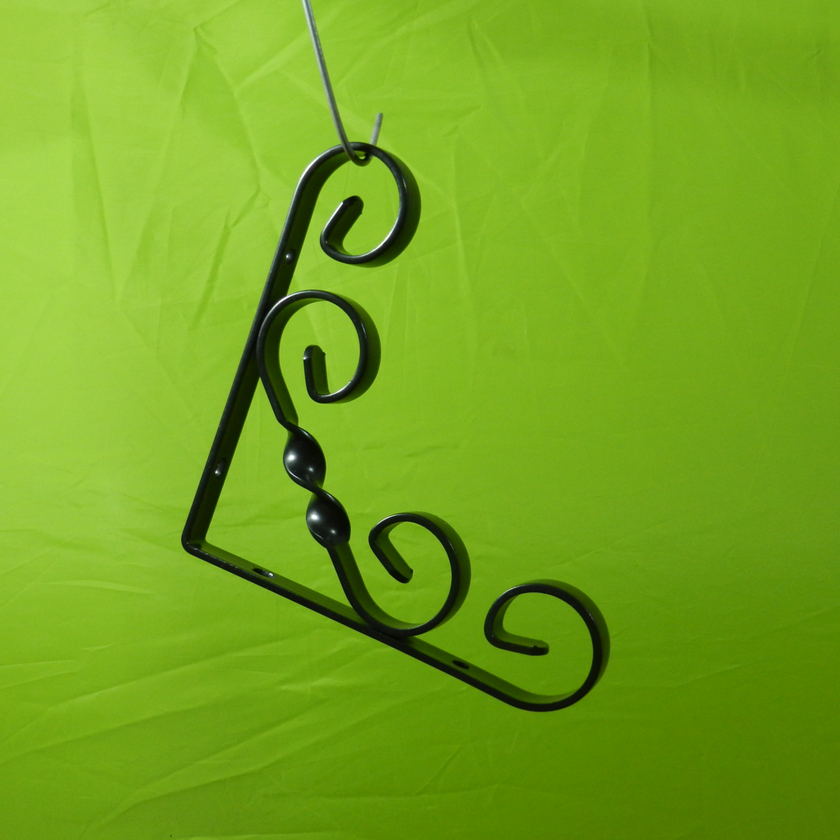
%> input picture MPDD/bracket_black/test/good/001.png, 840 x 840 px, shrunk from 1024 x 1024 before the run
$ octave --eval "result = colorAnomalyDetection(imread('MPDD/bracket_black/test/good/001.png'));"   (GNU Octave 9; MATLAB toolbox functions it lacks are replaced by stand-ins)
%> lines starting %> are read from the running program, lines starting %| are printed output that depends on the picture; in (x1, y1, x2, y2) boxes, pixels count from 0 and x2, y2 are one past the last pixel; in counts of white or black regions, pixels touching at a corner belong together; the program's own positions count from 1
function [numColorAnomalies, colorStats] = colorAnomalyDetection(img)

    hsvImg = rgb2hsv(img);
%> hsvImg: size 840x840x3 double; mean H, S, V 0.228, 0.826, 0.649
    hChannel = hsvImg(:,:,1);
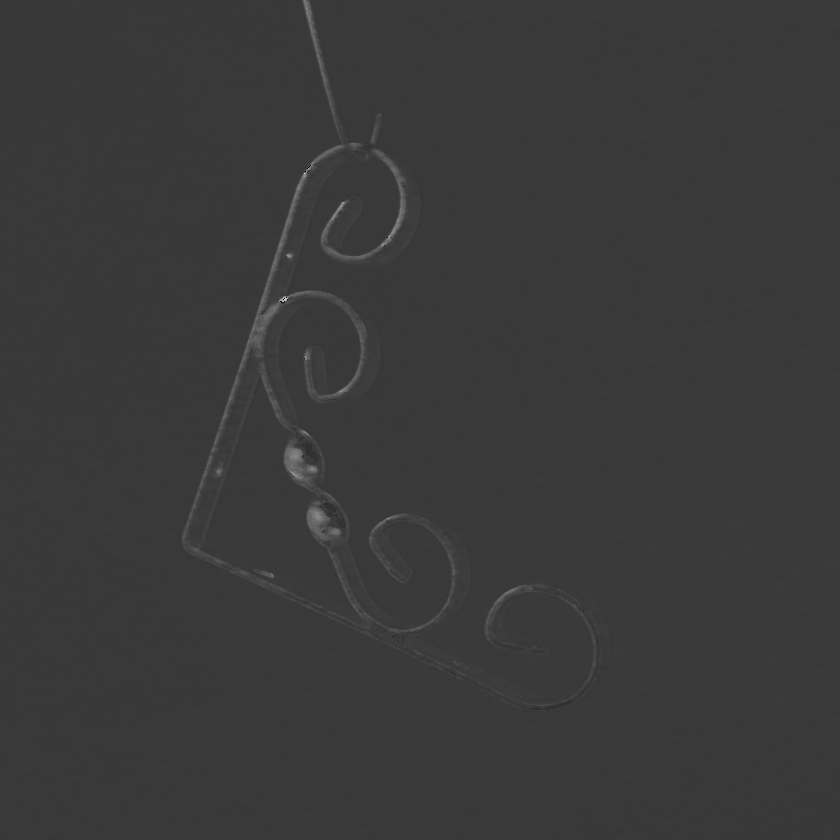
%> hChannel: size 840x840 double; min 0, max 0.833, mean 0.228
    sChannel = hsvImg(:,:,2);
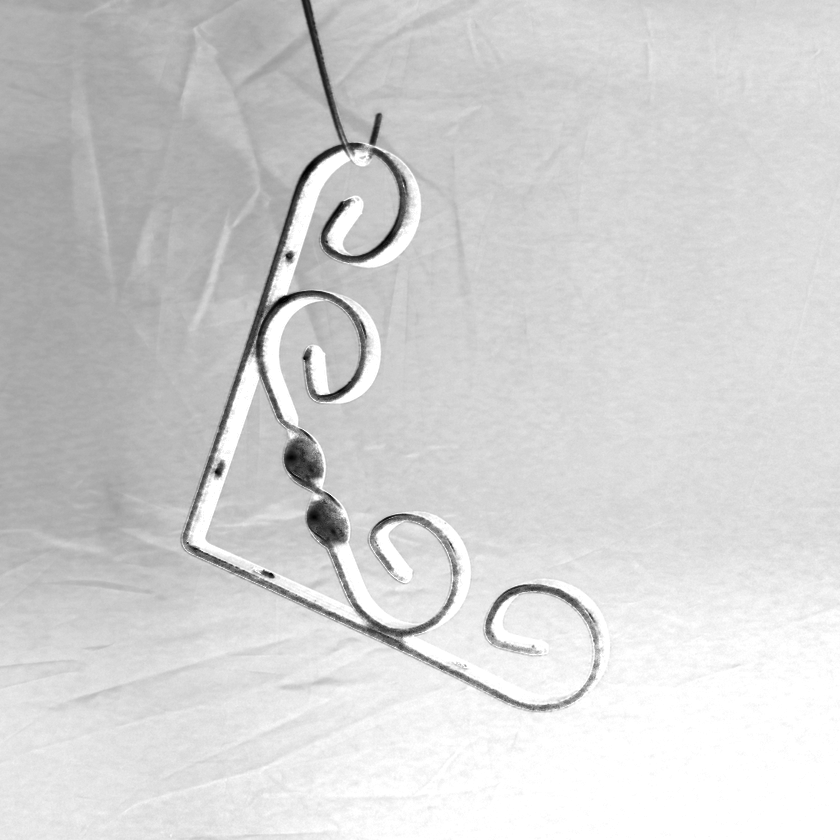
%> sChannel: size 840x840 double; min 0, max 1, mean 0.826

    % "Blue Tube" roughly means: Hue between 0.5-0.7, and high saturation
    blueMask = (hChannel > 0.5) & (hChannel < 0.7) & (sChannel > 0.4);
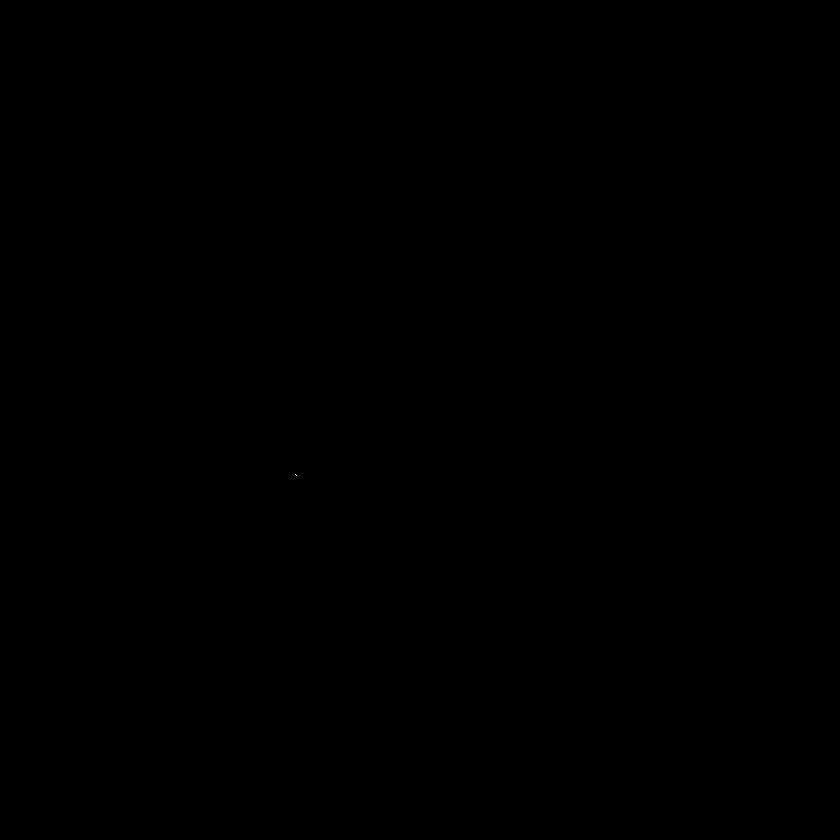
%> blueMask: size 840x840 logical; 0% white in thin lines or dots, all inside (x1, y1, x2, y2) = (295, 474, 297, 476)

    % Clean up the mask to remove tiny blue glares or noise
    blueMask = bwareaopen(blueMask, 500);
%> blueMask: size 840x840 logical; every value is 0
    blueMask = imfill(blueMask, 'holes');

    % Measure the colored tubes
    colorStats = regionprops(blueMask, 'BoundingBox', 'Area');
%> colorStats = 0 regions

    % Track the number of color anomalies we found by counting the number of
    % rows in the table.
    % We can ignore this section after we get this information.
    numColorAnomalies = length(colorStats);
%> numColorAnomalies = 0

end

$ run again, on MPDD/bracket_black/test/good/003.png
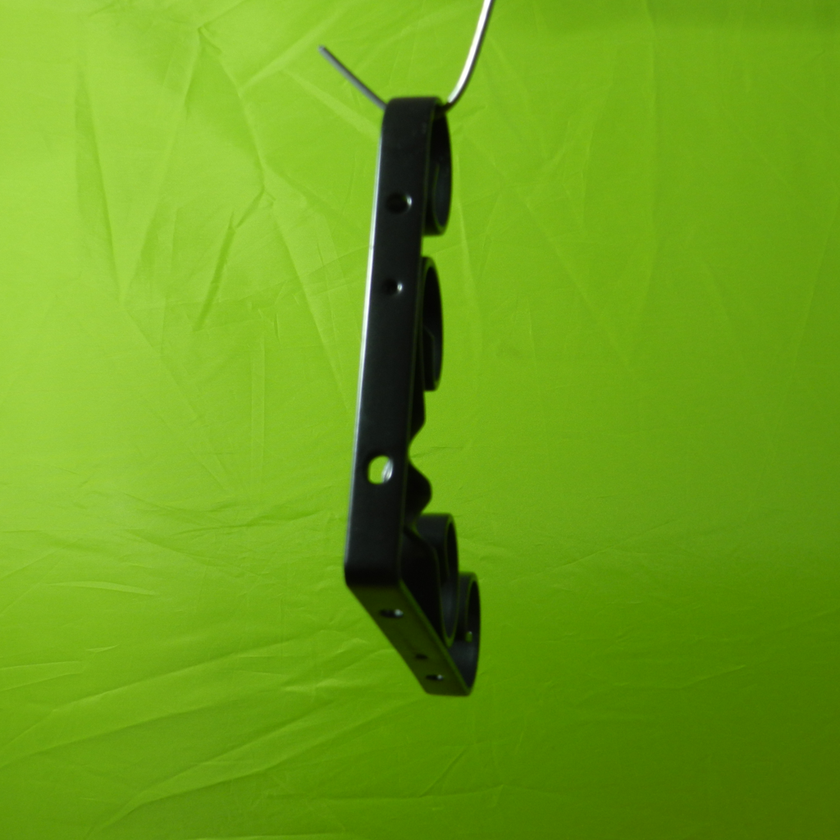
%> input picture MPDD/bracket_black/test/good/003.png, 840 x 840 px, shrunk from 1024 x 1024 before the run
%> hsvImg: size 840x840x3 double; mean H, S, V 0.234, 0.835, 0.634
%> in colorAnomalyDetection, `hChannel = hsvImg(:,:,1);`:
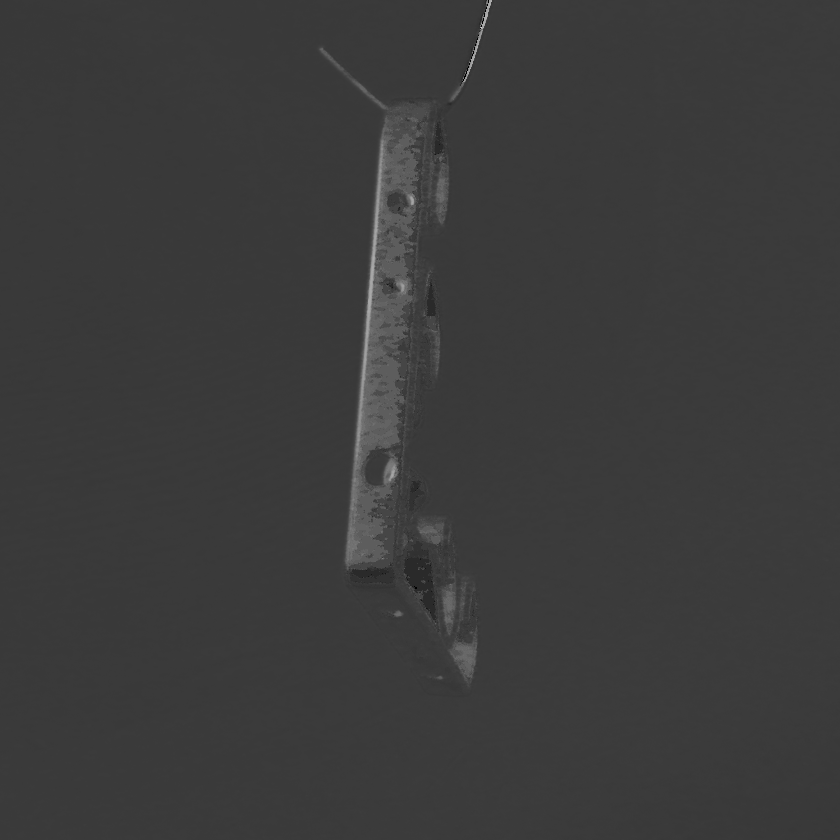
%> hChannel: size 840x840 double; min 0, max 0.833, mean 0.234
%> in colorAnomalyDetection, `sChannel = hsvImg(:,:,2);`:
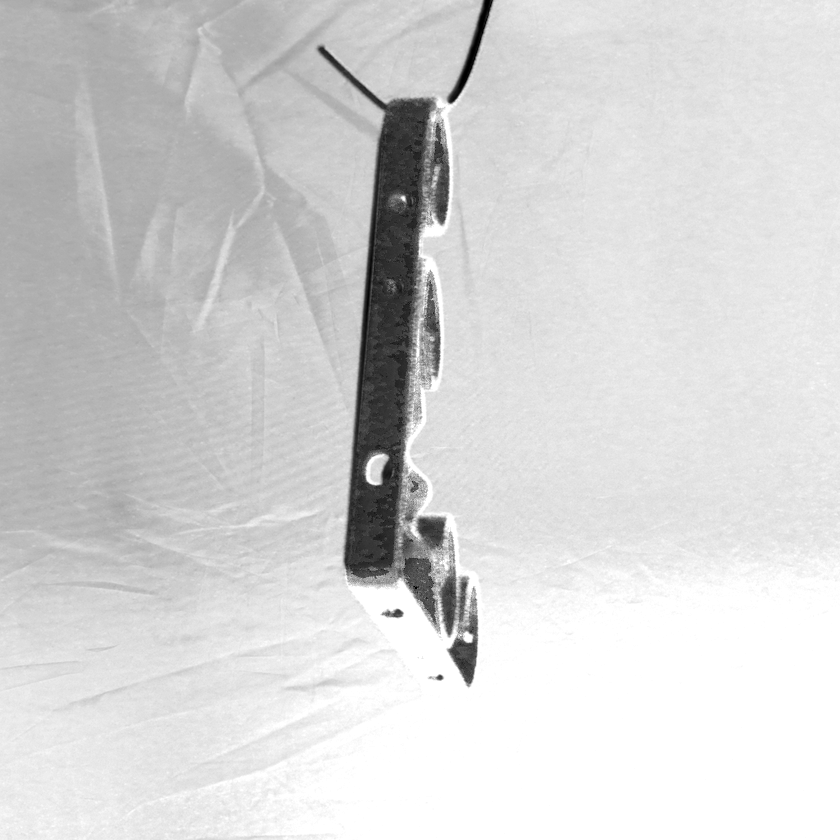
%> sChannel: size 840x840 double; min 0, max 1, mean 0.835
%> colorStats = 0 regions
%> numColorAnomalies = 0

$ run again, on MPDD/bracket_black/test/good/006.png
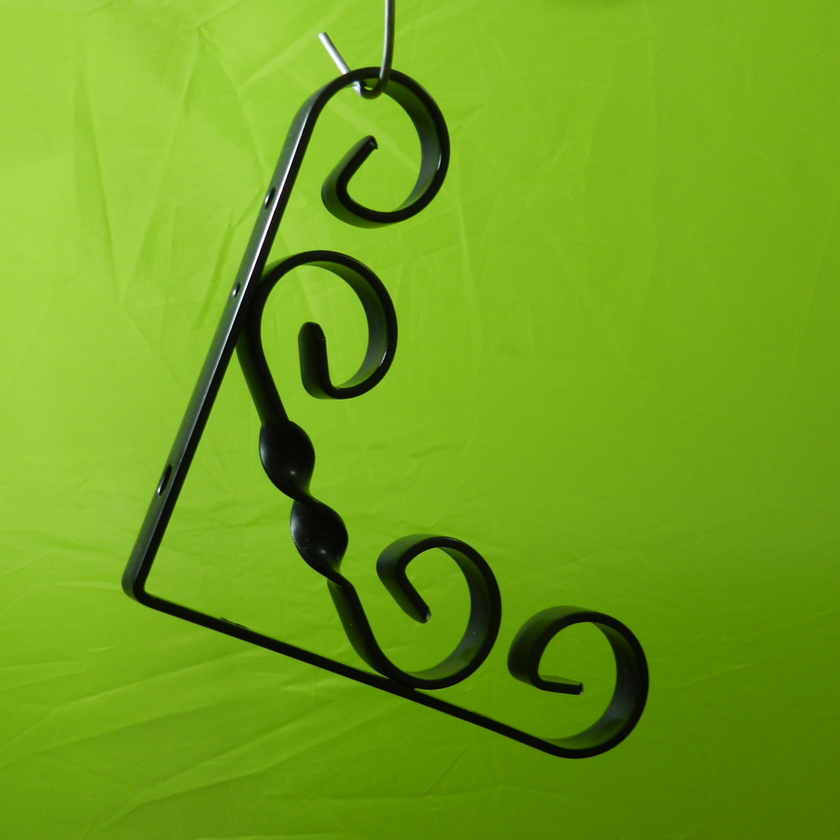
%> input picture MPDD/bracket_black/test/good/006.png, 840 x 840 px, shrunk from 1024 x 1024 before the run
%> hsvImg: size 840x840x3 double; mean H, S, V 0.229, 0.832, 0.637
%> in colorAnomalyDetection, `hChannel = hsvImg(:,:,1);`:
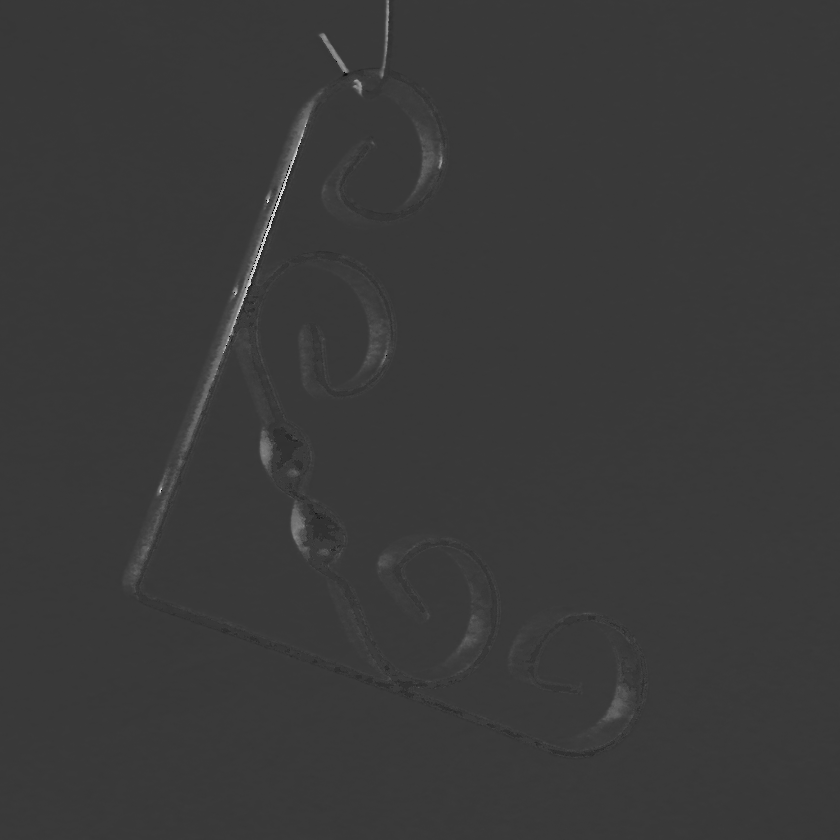
%> hChannel: size 840x840 double; min 0, max 0.979, mean 0.229
%> in colorAnomalyDetection, `sChannel = hsvImg(:,:,2);`:
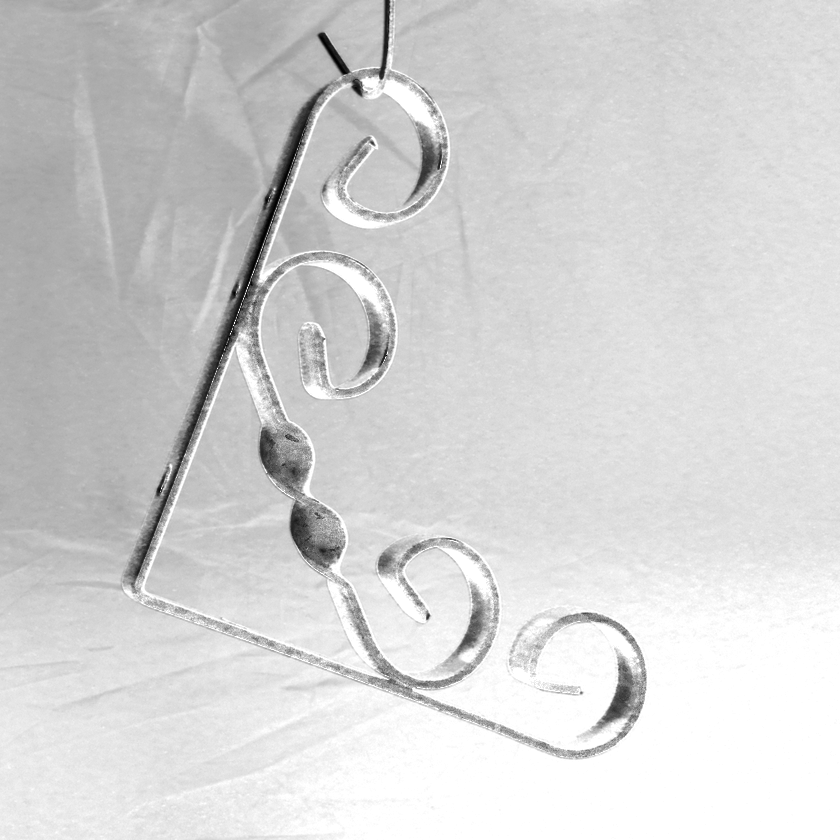
%> sChannel: size 840x840 double; min 0, max 1, mean 0.832
%> colorStats = 0 regions
%> numColorAnomalies = 0

$ run again, on MPDD/bracket_black/test/good/009.png
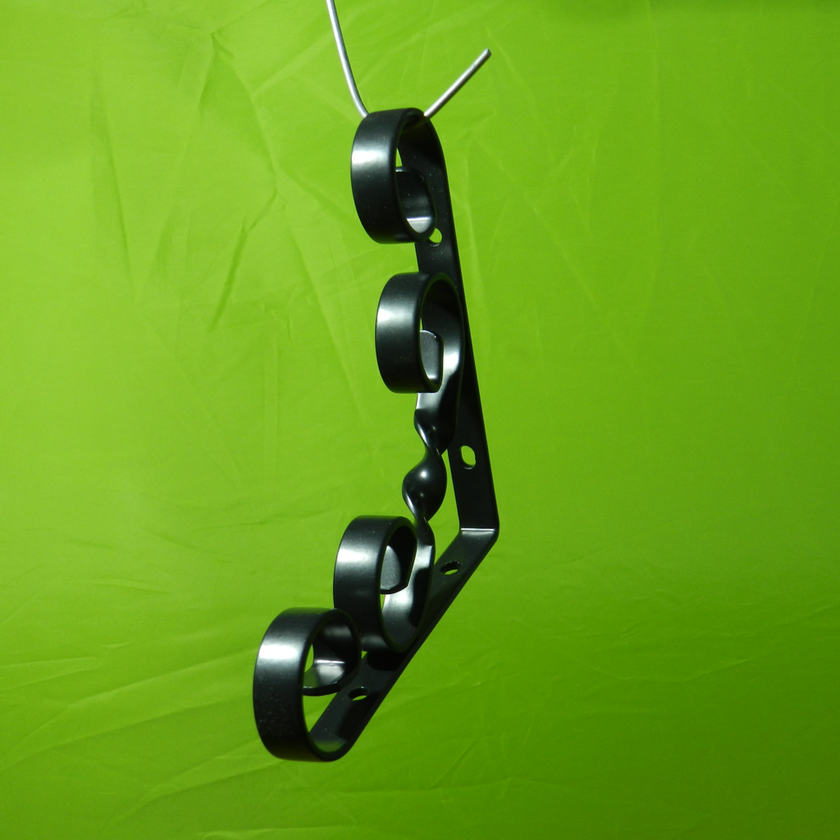
%> input picture MPDD/bracket_black/test/good/009.png, 840 x 840 px, shrunk from 1024 x 1024 before the run
%> hsvImg: size 840x840x3 double; mean H, S, V 0.244, 0.824, 0.635
%> in colorAnomalyDetection, `hChannel = hsvImg(:,:,1);`:
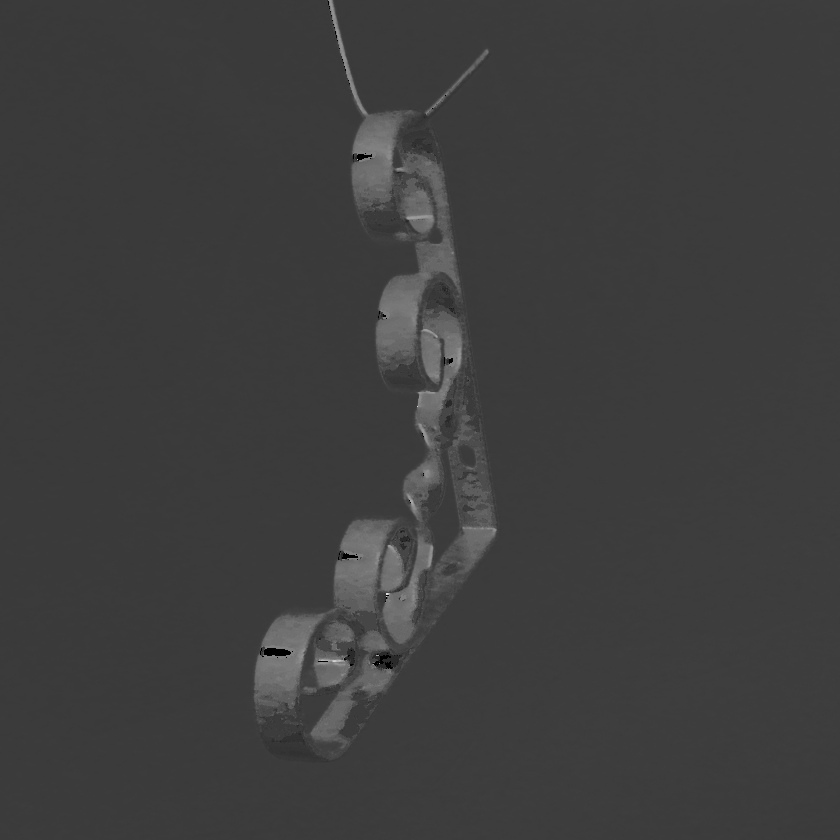
%> hChannel: size 840x840 double; min 0, max 0.933, mean 0.244
%> in colorAnomalyDetection, `sChannel = hsvImg(:,:,2);`:
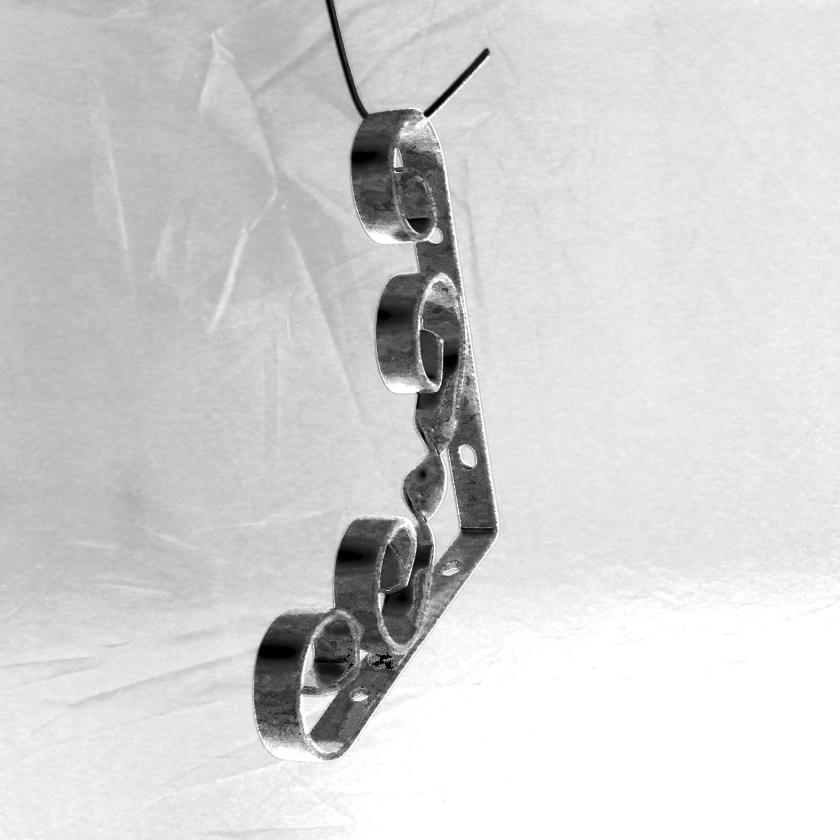
%> sChannel: size 840x840 double; min 0, max 1, mean 0.824
%> colorStats = 0 regions
%> numColorAnomalies = 0
